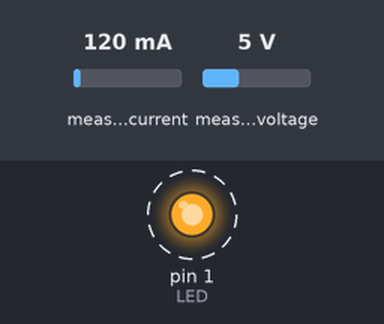
This sketch was run on a simulated Arduino Uno, built with avr-gcc and run on an emulated ATmega328P. Shown: output pins drawn as LEDs (lit = HIGH). Dashed ring = blinking. The inputs (shaded band) are chosen by the test bench; at power-on: measured current 120 mA, measured voltage 5 V. Sleep ends after the set time or at an interrupt; the local clock reads 2024-03-15 10:24:30 at power-on unless the sketch sets it; storage starts empty.

Above: at 0.8 s.
Timing chart, 0 to 2.3 s (numbered marks = the images above):
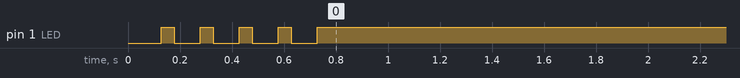

The sketch:

MyBatteryLogger.ino
```cpp
#include <RTClib.h>
#include <Wire.h>
#include <Adafruit_INA219.h>
#include <avr/sleep.h>
#include <avr/wdt.h>
#include <SPI.h>
#include "SdFat.h"

const int8_t DISABLE_CHIP_SELECT = -1;
const uint8_t spiSpeed = SPI_HALF_SPEED;

SdFat sd;
SdFile dataFile;

#define LED 1 // notification LED

// RTC init
RTC_DS1307 rtc;
char rDate[11] = "";
char rTime[9] = "";

// SD init
#define chipSelect 10
char filename[13] = "";

// INA219 init
Adafruit_INA219 ina219;

// notification blinking
void notify(int duration) {
  for(int i=0; i<5; i++) {
    digitalWrite(LED, LOW);
    delay(duration);
    digitalWrite(LED, HIGH);
    delay(duration/2);
  }
}

// Nick's watchdog timer functions
ISR(WDT_vect) {
  wdt_disable();  // disable watchdog
}

void myWatchdogEnable(const byte interval) {
  MCUSR = 0;                          // reset various flags
  WDTCSR |= 0b00011000;               // see docs, set WDCE, WDE
  WDTCSR =  0b01000000 | interval;    // set WDIE, and appropriate delay

  wdt_reset();
  set_sleep_mode (SLEEP_MODE_PWR_DOWN);
  sleep_mode();            // now goes to Sleep and waits for the interrupt
}

void setup() {
  pinMode(LED, OUTPUT); // notification LED

  // Start RTC, short notify
  if (!rtc.begin()) {
    notify(400);
    return;
  }

  // Start SD, long notify
  if (!sd.begin(chipSelect, spiSpeed)) {
    notify(1200);
    sd.initErrorHalt();
    return;
  }
  // Start INA219;
  ina219.begin();
  ina219.setCalibration_32V_1A();

  // Create filename from current date YYYYMMDD.csv
  DateTime now = rtc.now();
  sprintf(filename, "%04d%02d%02d.csv", now.year(), now.month(), now.day());

  // Set header for readings
  if(dataFile.open(filename, O_WRITE)) {
    dataFile.println("\"DATE\";\"TIME\";\"SHUNT V\";\"BUS V\";\"CURRENT mA\";\"LOAD V\"");
    dataFile.close();
  }
}

void loop() {
  // let me know if you are alive
  notify(100);

  // prepare RTC strings
  DateTime now = rtc.now();
  sprintf(rDate, "%04d/%02d/%02d", now.year(), now.month(), now.day());
  sprintf(rTime, "%02d:%02d:%02d", now.hour(), now.minute(), now.second());

  // prepare INA219 variables
  float shuntvoltage = 0;
  float busvoltage = 0;
  float current_mA = 0;
  float loadvoltage = 0;

  // read sensor data
  shuntvoltage = ina219.getShuntVoltage_mV();
  busvoltage = ina219.getBusVoltage_V();
  current_mA = ina219.getCurrent_mA();
  loadvoltage = busvoltage + (shuntvoltage / 1000);

  // Write all to SD card
  if (dataFile.open(filename, O_WRITE)) {
    dataFile.print('"');
    dataFile.print(rDate);
    dataFile.print("\";\"");
    dataFile.print(rTime);
    dataFile.print("\";\"");
    dataFile.print(shuntvoltage);
    dataFile.print("\";\"");
    dataFile.print(busvoltage);
    dataFile.print("\";\"");
    dataFile.print(current_mA);
    dataFile.print("\";\"");
    dataFile.print(loadvoltage);
    dataFile.println('"');
    dataFile.close();
  }
  for(int i = 0; i<15; i++) {
    myWatchdogEnable (0b100001);  // 8 seconds * 15 = 2 minutes
  }
}
```

Measured:
- by itself, pin 1 (LED): alternates HIGH for 0.05 s and LOW for 0.10 s, 9 changes in all, then stays HIGH
